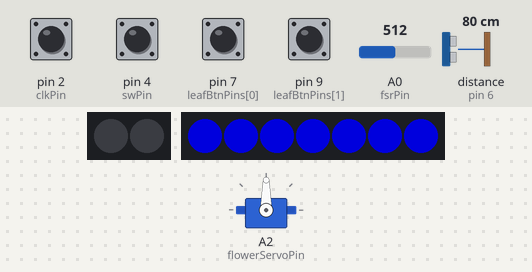
The sketch below on a simulated Arduino Uno, built with avr-gcc and run on an emulated ATmega328P. Shown: servo, 2 RGB LEDs in strip order, left to right, 7 RGB LEDs in strip order, left to right. Wiring (inferred from the names in the program): ultrasonic range finder: trigger pin 5; echo pin 6. The test bench sets the inputs (shaded band); at power-on: pin 2 (clkPin), pin 4 (swPin), pin 7 (leafBtnPins[0]), pin 9 (leafBtnPins[1]) HIGH, distance to the obstacle (sensor on pin 6) 80 cm, A0 (fsrPin) = 512. The echo pulse lasts 58.3 µs per cm; dim RGB values are drawn brighter than linear; what the sketch prints to the serial monitor is not drawn.

Above: at 1.2 s.
1.3 s: pin 7 (leafBtnPins[0]) pulled LOW for 0.15 s
At 1.66 s:
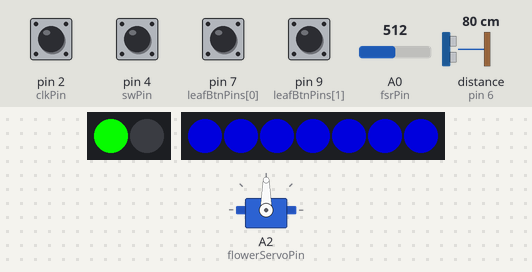
2.0 s: pin 9 (leafBtnPins[1]) pulled LOW for 0.15 s
At 2.22 s:
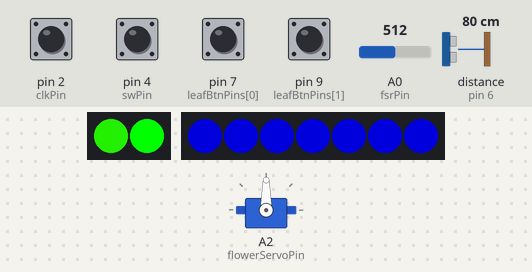
2.7 s: distance to the obstacle (sensor on pin 6) set to 57 cm
5.5 s: distance to the obstacle (sensor on pin 6) set to 50 cm
8.5 s: pin 7 (leafBtnPins[0]) pulled LOW for 1 s
At 8.72 s:
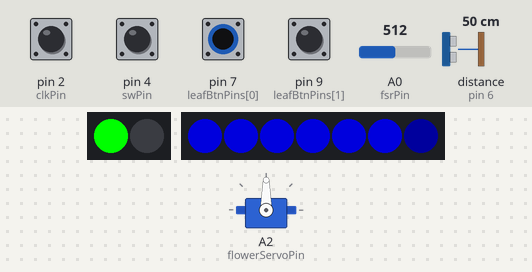
10.1 s: pin 4 (swPin) pulled LOW for 0.15 s
At 10.28 s:
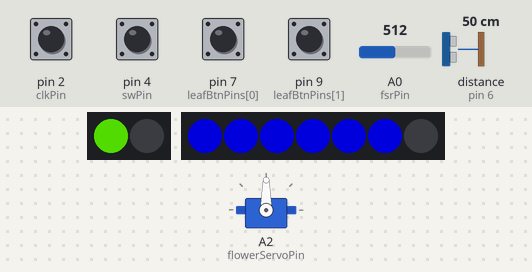
Timing chart, 0 to 14.3 s (numbered marks = the images above; inputs shaded):
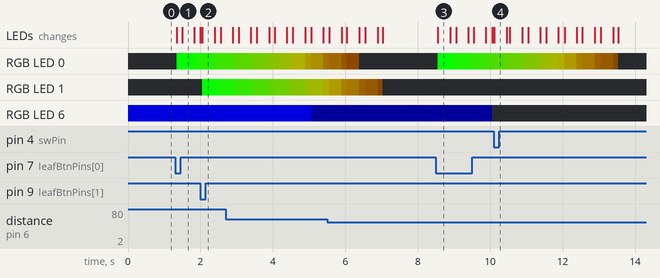

Measured:
- after the input at 1.3 s, RGB LED 0: off → RGB(0, 255, 0) after 0.05 s, → RGB(7, 243, 0) 0.14 s later, → RGB(22, 218, 0) 0.34 s later

The sketch:

Yonko.ino
```cpp
#include "Flower.h"
#include "Leaves.h"
#include "Pond.h"
#include "Mushroom.h"


unsigned long previousMillis = 0;
const long interval = 500;

void setup() {
  Serial.begin(9600);

  setupMushroom();
  setupFlower();
  setupLeaves();
  setupPond();

}

void loop() {
  updateLeaves();
  updateFlower();
  updatePond();
  updateMushroom();

  unsigned long currentMillis = millis();

  if (currentMillis - previousMillis >= interval) {
    previousMillis = currentMillis;

    Serial.print("Flower(cm): ");
    Serial.print(flowerDistance);
    Serial.print(" \t|\t ");

    Serial.print("Pond(0-1023): ");
    Serial.print(pondPressure);
    Serial.print(" \t|\t ");\

    Serial.print(" [");
    if (isCupPlaced) {
      Serial.print("Placed, Diff: ");
      int diff = pondPressure - storedWeight;

      if (diff > 0) {
        Serial.print("+");
      }
      Serial.print(diff);
    } else {
      Serial.print("Lifted");
    }
    Serial.print("] \t|\t ");

    Serial.print("Active Leaves: ");
    Serial.println(activeLeaves);

    Serial.print("State: ");
    Serial.println(isPlaying ? "Play" : "Pause");
    Serial.print(" \t|\t ");
    Serial.print("Speaker(Vol): ");
    Serial.print(musicVolume);
    Serial.print(" \t");

  }
}
```

Flower.h
```cpp
#include <Servo.h>

// Import the timer status from Leaves.h
extern bool isTimerActive;

const int trigPin = 5;
const int echoPin = 6;
const int flowerServoPin = A2; // Assign a pin for the flower servo

Servo flowerServo;

int flowerDistance = 0;
int lastDistance = 0;
unsigned long lastDistanceTime = 0;
unsigned long flowerClosedTime = 0;

// Configurable Constants
const int FLOWER_OPEN_ANGLE = 90;
const int FLOWER_CLOSE_ANGLE = 10;
const int DETECT_DISTANCE = 30; // Distance in cm to trigger "presence"
const float SPEED_THRESHOLD = 0.5; // Change in distance per ms (adjust as needed)

bool isFlowerClosed = false;

void setupFlower() {
  pinMode(trigPin, OUTPUT);
  pinMode(echoPin, INPUT);

  flowerServo.attach(flowerServoPin);
  flowerServo.write(FLOWER_OPEN_ANGLE); // Initial state: Flower is open
}

void updateFlower() {
  unsigned long currentTime = millis();

  // Read distance every 50ms to avoid blocking and get stable speed readings
  if (currentTime - lastDistanceTime >= 50) {
    long duration;
    digitalWrite(trigPin, LOW);
    delayMicroseconds(2);
    digitalWrite(trigPin, HIGH);
    delayMicroseconds(10);
    digitalWrite(trigPin, LOW);

    duration = pulseIn(echoPin, HIGH, 30000);
    flowerDistance = duration * 0.034 / 2;

    // Catch invalid 0 readings from timeout
    if (flowerDistance == 0) flowerDistance = 999;

    // Calculate speed of approach
    float approachSpeed = (float)(lastDistance - flowerDistance) / (currentTime - lastDistanceTime);

    // Condition 1: Fast approach detected
    bool fastApproach = (approachSpeed > SPEED_THRESHOLD);

    // Condition 2: Timer is active AND an object is detected nearby (regardless of speed)
    bool timerTrigger = isTimerActive && (flowerDistance < DETECT_DISTANCE);

    // If either condition is met, close the flower
    if (fastApproach || timerTrigger) {
      if (!isFlowerClosed) {
        flowerServo.write(FLOWER_CLOSE_ANGLE);
        isFlowerClosed = true;
      }
      flowerClosedTime = currentTime; // Reset the "closed" timer
    }

    lastDistance = flowerDistance;
    lastDistanceTime = currentTime;
  }

  // Auto-open the flower if it has been closed for 3 seconds without new triggers
  if (isFlowerClosed && (currentTime - flowerClosedTime > 3000)) {
    flowerServo.write(FLOWER_OPEN_ANGLE);
    isFlowerClosed = false;
  }
}
```

Leaves.h
```cpp
#include <Adafruit_NeoPixel.h>

// --- Leaves (Single Pin Daisy-Chain on A1 with Fade-out Animation) ---
const int leafBtnPins[2] = {7, 9};
const int leafStripPin = A1;

const int LEDS_PER_LEAF = 1;
const int TOTAL_LEDS = LEDS_PER_LEAF * 2;

Adafruit_NeoPixel leavesStrip(TOTAL_LEDS, leafStripPin, NEO_GRB + NEO_KHZ800);

// --- Constants & Variables ---
const unsigned long FIFTEEN_MINUTES = 5000UL; // 5000ms (5 seconds) for testing

int leafQueue[2];
int queueHead = 0;
int queueTail = 0;
int activeLeaves = 0;
bool isLeafDown[2] = {false, false};
bool lastBtnStates[2] = {HIGH, HIGH};

unsigned long lastLeafRiseTime = 0;
bool isTimerActive = false;

unsigned long leafTimerStart[2] = {0, 0};

// Dynamically update colors and brightness for both halves of the strip
void updateStripColors() {
  unsigned long now = millis();

  for (int idx = 0; idx < 2; idx++) {
    int startIndex = idx * LEDS_PER_LEAF;
    int endIndex = startIndex + LEDS_PER_LEAF;

    if (isLeafDown[idx]) {
      unsigned long elapsed = now - leafTimerStart[idx];

      if (elapsed >= FIFTEEN_MINUTES) {
        // Time's up, turn off the LEDs for this section
        for (int i = startIndex; i < endIndex; i++) {
          leavesStrip.setPixelColor(i, 0);
        }
      } else {
        // Calculate time progress (0.0 to 1.0)
        float progress = (float)elapsed / FIFTEEN_MINUTES;

        // 🌟 Calculate brightness fade (1.0 at start -> 0.0 at the end)
        float fade = 1.0 - progress;

        // Base color transition (Green -> Yellow)
        float base_r = progress * 255;
        float base_g = 255 - (progress * 135);

        // Apply the fade multiplier to gradually dim the LEDs
        int r = base_r * fade;
        int g = base_g * fade;
        int b = 0;

        // Push the calculated color and brightness to the LEDs
        for (int i = startIndex; i < endIndex; i++) {
          leavesStrip.setPixelColor(i, leavesStrip.Color(r, g, b));
        }
      }
    } else {
      // If the leaf is UP, make sure this section is dark
      for (int i = startIndex; i < endIndex; i++) {
        leavesStrip.setPixelColor(i, 0);
      }
    }
  }
  leavesStrip.show();
}

// Turn leaf LEDs ON at full Green brightness when first pressed
void setLeafStrip(int leafIndex, bool turnOn) {
  int startIndex = leafIndex * LEDS_PER_LEAF;
  int endIndex = startIndex + LEDS_PER_LEAF;
  for (int i = startIndex; i < endIndex; i++) {
    if (turnOn) {
      leavesStrip.setPixelColor(i, leavesStrip.Color(0, 255, 0)); // Full Green
    } else {
      leavesStrip.setPixelColor(i, 0); // Turn off
    }
  }
  leavesStrip.show();
}

void setupLeaves() {
  for (int i = 0; i < 2; i++) {
    pinMode(leafBtnPins[i], INPUT_PULLUP);
  }
  leavesStrip.begin();
  leavesStrip.show();
}

void updateLeaves() {
  // 1. Detect Button Press
  for (int i = 0; i < 2; i++) {
    bool currentState = digitalRead(leafBtnPins[i]);

    if (lastBtnStates[i] == HIGH && currentState == LOW) {
      delay(50); // Debounce

      if (!isLeafDown[i] && activeLeaves < 2) {
        isLeafDown[i] = true;
        leafTimerStart[i] = millis();

        // Turn on instantly to full brightness
        setLeafStrip(i, true);

        leafQueue[queueTail] = i;
        queueTail = (queueTail + 1) % 2;

        if (activeLeaves == 0) {
          lastLeafRiseTime = millis();
        }
        activeLeaves++;
      }
    }
    lastBtnStates[i] = currentState;
  }

  // 2. Timer Logic
  if (activeLeaves > 0) {
    isTimerActive = true;
    int oldestLeaf = leafQueue[queueHead];

    if (millis() - lastLeafRiseTime >= FIFTEEN_MINUTES) {
      queueHead = (queueHead + 1) % 2;
      setLeafStrip(oldestLeaf, false);
      isLeafDown[oldestLeaf] = false;

      activeLeaves--;
      lastLeafRiseTime = millis();
    }
  } else {
    isTimerActive = false;
  }

  // 3. Keep updating the fading animation smoothly
  updateStripColors();
}
```

Mushroom.h
```cpp
// Keyes KY-040 Pin Definitions
const int clkPin = 2;
const int dtPin = 3;
const int swPin = 4;

int musicVolume = 15;
bool isPlaying = true;

// Variables to store previous states
int lastClkState;
bool lastBtnState = HIGH;

void setupMushroom() {
  // Serial.begin is already initialized in main, no need to call it here

  pinMode(clkPin, INPUT);
  pinMode(dtPin, INPUT);
  pinMode(swPin, INPUT_PULLUP);

  lastClkState = digitalRead(clkPin);
}

void updateMushroom() {
  // -------------------------
  // 1. Detect Button Press (Play / Pause)
  // -------------------------
  bool currentBtnState = digitalRead(swPin);

  if (lastBtnState == HIGH && currentBtnState == LOW) {
    isPlaying = !isPlaying;
    delay(50); // Debounce
  }
  lastBtnState = currentBtnState;

  // -------------------------
  // 2. Detect Rotation (Adjust Volume)
  // -------------------------
  int currentClkState = digitalRead(clkPin);

  if (currentClkState != lastClkState && currentClkState == HIGH) {
    if (digitalRead(dtPin) != currentClkState) {
      musicVolume++; // Counter-clockwise: Volume down
    } else {
      musicVolume--; // Clockwise: Volume up
    }
    musicVolume = constrain(musicVolume, 0, 30);
  }
  lastClkState = currentClkState;
}
```

Pond.h
```cpp
#include <Adafruit_NeoPixel.h>

// --- Pin & LED Definitions ---
const int fsrPin = A0;
const int neoPixelPin = A3;
const int NUM_LEDS = 7;

Adafruit_NeoPixel pondLeds(NUM_LEDS, neoPixelPin, NEO_GRB + NEO_KHZ800);

// --- State Variables ---
int pondPressure = 0;
bool isCupPlaced = false;
int storedWeight = 0; // Records the stable weight of the cup
unsigned long cupPlacedTime = 0;
bool pendingWeightCheck = false; // Flag to trigger weight comparison after stabilizing

unsigned long lastFsrCheckTime = 0;

float waterLevel = NUM_LEDS;
unsigned long lastEvaporationTime = 0;
const unsigned long EVAPORATION_RATE = 5000;
bool needsLedUpdate = true;

void setupPond() {
  pondLeds.begin();
  pondLeds.setBrightness(150);
}

void updatePond() {
  unsigned long currentTime = millis();

  // -------------------------
  // 1. Natural water evaporation over time
  // -------------------------
  if (currentTime - lastEvaporationTime >= EVAPORATION_RATE) {
    if (waterLevel > 0) {
      waterLevel -= 0.5;
      needsLedUpdate = true;
    }
    lastEvaporationTime = currentTime;
  }

  // -------------------------
  // 2. Detect drinking (Weight comparison logic)
  // -------------------------
  if (currentTime - lastFsrCheckTime >= 100) {
    pondPressure = analogRead(fsrPin);

    // Condition A: Cup is PLACED on the coaster (Pressure > 200)
    if (pondPressure > 50) {
      if (!isCupPlaced) {
        // The exact moment the cup is placed back down
        isCupPlaced = true;
        cupPlacedTime = currentTime; // Start the stabilization timer
        pendingWeightCheck = true;   // Flag that we need to check the weight soon
      }
      // Wait for 1 second (1000ms) for the water/cup to stabilize
      else if (pendingWeightCheck && (currentTime - cupPlacedTime > 1000)) {
        int newWeight = pondPressure;

        // Check if the new weight is significantly lighter than the stored weight (Threshold: 30)
        // Also ensure storedWeight > 0 to prevent triggering on the very first startup
        if (storedWeight > 0 && newWeight < (storedWeight - 30)) {
          waterLevel += 4.0; // Refill 4 units of water
          if (waterLevel > NUM_LEDS) {
            waterLevel = NUM_LEDS;
          }
          needsLedUpdate = true;
        }

        // Update the stored weight to the new weight for the next round
        storedWeight = newWeight;
        pendingWeightCheck = false; // Check complete, wait for the next lift
      }
    }
    // Condition B: Cup is LIFTED from the coaster (Pressure < 200)
    else if (pondPressure < 30) {
      isCupPlaced = false;
      pendingWeightCheck = false; // Cancel any pending checks if lifted too quickly
    }

    lastFsrCheckTime = currentTime;
  }

  // -------------------------
  // 3. Update WS2812 blue light display
  // -------------------------
  if (needsLedUpdate) {
    pondLeds.clear();
    for (int i = 0; i < NUM_LEDS; i++) {
      if (i < (int)waterLevel) {
        pondLeds.setPixelColor(i, pondLeds.Color(0, 0, 255));
      } else if (i == (int)waterLevel && (waterLevel - (int)waterLevel) > 0) {
        pondLeds.setPixelColor(i, pondLeds.Color(0, 0, 50));
      }
    }
    pondLeds.show();
    needsLedUpdate = false;
  }
}
```
